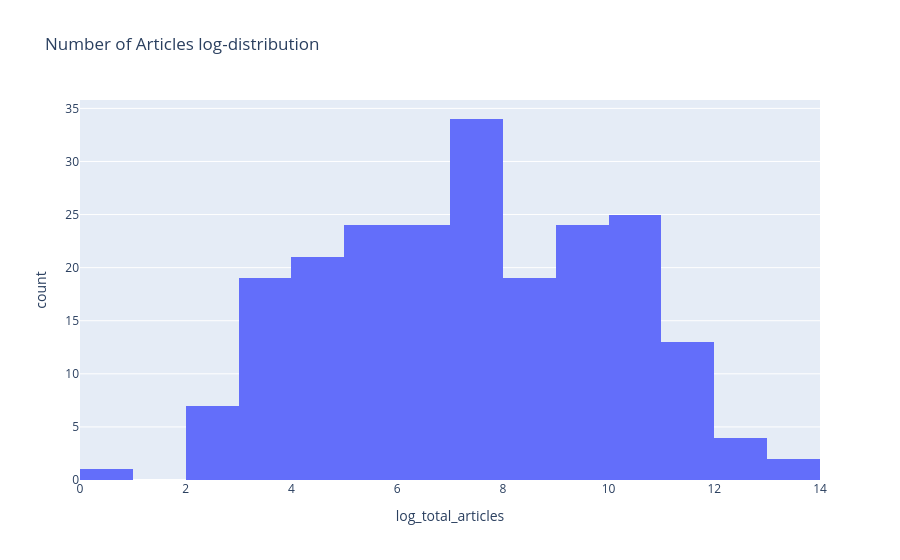

Notebook cell for this chart:
### Markdown cell above
# Size distribution

### Code cell
px.histogram(df_country_stats, x="log_total_articles", title="Number of Articles log-distribution")

### Figure 1 — Plotly figure (JSON) as saved in the notebook; plotly's stock layout.template omitted (floating-point values rounded to 4 significant figures; data arrays with more than 128 entries replaced by an {"elided": "..."} marker saying what was removed)
{"data": [{"bingroup": "x", "hovertemplate": "log_total_articles=%{x}<br>count=%{y}<extra></extra>", "legendgroup": "", "marker": {"color": "#636efa", "pattern": {"shape": ""}}, "name": "", "orientation": "v", "showlegend": false, "x": {"elided": "217 float values"}, "xaxis": "x", "yaxis": "y", "type": "histogram"}], "layout": {"xaxis": {"anchor": "y", "domain": [0.0, 1.0], "title": {"text": "log_total_articles"}}, "yaxis": {"anchor": "x", "domain": [0.0, 1.0], "title": {"text": "count"}}, "legend": {"tracegroupgap": 0}, "title": {"text": "Number of Articles log-distribution"}, "barmode": "relative"}}
